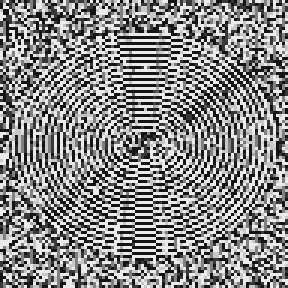
#> input picture data/fingerprint_1771206679.png, 96 x 96 px (shown 3 times larger)
$ python -i fingerprint_styler.py   (imports and definitions only)   (older library calls are emulated)
#> lines starting #> are read from the running program, lines starting #| are printed output that depends on the picture
#> further down, picture is the input picture: shape (96, 96); min 20, max 235, mean 134.4
# src/fingerprint_styler.py
import cv2
import numpy as np
import os
from skimage import exposure, filters
import random

class FingerprintStyler:
    """
    Transforms R307 digital output to look like real fingerprint images.
    """

    def __init__(self, reference_images_path='../data/reference_fingerprints/'):
        self.reference_images_path = reference_images_path
        self.reference_images = []
        self.load_reference_images()

    def load_reference_images(self):
        """Load real fingerprint images for style reference."""
        if os.path.exists(self.reference_images_path):
            for f in os.listdir(self.reference_images_path):
                if f.endswith(('.png', '.bmp', '.jpg')):
                    img = cv2.imread(os.path.join(self.reference_images_path, f), cv2.IMREAD_GRAYSCALE)
                    if img is not None:
                        img = cv2.resize(img, (96, 96))
                        self.reference_images.append(img)

        # If no reference images, create synthetic ones
        if not self.reference_images:
            self.create_synthetic_references()

    def create_synthetic_references(self):
        """Create synthetic fingerprint patterns as reference."""
        for _ in range(5):
            img = np.zeros((96, 96), dtype=np.uint8)
            center = 48

            # Create fingerprint-like patterns
            for r in range(10, 45, 5):
                cv2.ellipse(img, (center, center), (r, r-2), 0, 0, 360, 200, 1)
                cv2.ellipse(img, (center-2, center-2), (r+1, r-1), 10, 0, 360, 150, 1)

            # Add minutiae
            for _ in range(10):
                x = random.randint(20, 75)
                y = random.randint(20, 75)
                cv2.circle(img, (x, y), 1, 255, -1)

            # Add noise
            noise = np.random.randint(0, 30, img.shape, dtype=np.uint8)
            img = cv2.add(img, noise)

            self.reference_images.append(img)

    def apply_style_transfer(self, r307_image):
        """
        Transform R307 digital output to look like real fingerprint.
        """
        # Ensure image is uint8
        if r307_image.dtype != np.uint8:
            r307_image = cv2.normalize(r307_image, None, 0, 255, cv2.NORM_MINMAX).astype(np.uint8)

        # Step 1: Enhance contrast to make ridges visible
        enhanced = cv2.equalizeHist(r307_image)

        # Step 2: Apply adaptive thresholding to get ridge pattern
        binary = cv2.adaptiveThreshold(
            enhanced, 255,
            cv2.ADAPTIVE_THRESH_GAUSSIAN_C,
            cv2.THRESH_BINARY, 11, 2
        )
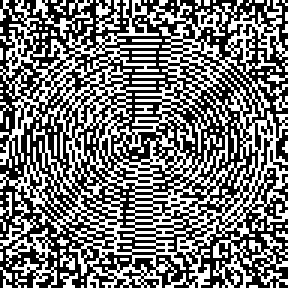
#> binary: shape (96, 96) (shown 3 times larger); 45.9% white in thin lines or dots

        # Step 3: Apply morphological operations to clean up
        kernel = np.ones((2,2), np.uint8)
        binary = cv2.morphologyEx(binary, cv2.MORPH_CLOSE, kernel)
#> binary: shape (96, 96); 83.9% white; black in thin lines or dots
        binary = cv2.morphologyEx(binary, cv2.MORPH_OPEN, kernel)
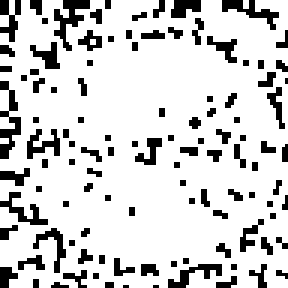
#> binary: shape (96, 96) (shown 3 times larger); 82.1% white; black in thin lines or dots

        # Step 4: Create gradient-based ridge enhancement
        sobelx = cv2.Sobel(enhanced, cv2.CV_64F, 1, 0, ksize=3)
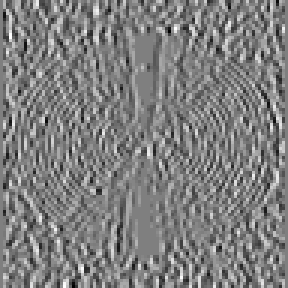
#> sobelx: shape (96, 96) float64 (shown 3 times larger); min -1020, max 1020, mean 0.5; drawn with min black and max white
        sobely = cv2.Sobel(enhanced, cv2.CV_64F, 0, 1, ksize=3)
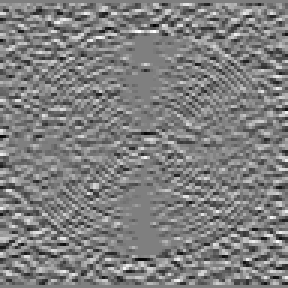
#> sobely: shape (96, 96) float64 (shown 3 times larger); min -974, max 974, mean 0.4; drawn with min black and max white
        gradient = np.sqrt(sobelx**2 + sobely**2)
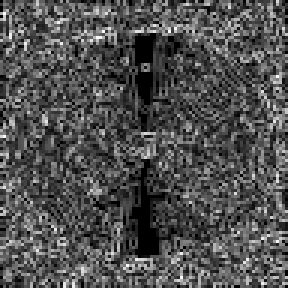
#> gradient: shape (96, 96) float64 (shown 3 times larger); min 0, max 1102.3, mean 349.1; drawn with min black and max white
        gradient = cv2.normalize(gradient, None, 0, 255, cv2.NORM_MINMAX).astype(np.uint8)

        # Step 5: Combine binary and gradient for natural look
        combined = cv2.addWeighted(binary, 0.6, gradient, 0.4, 0)
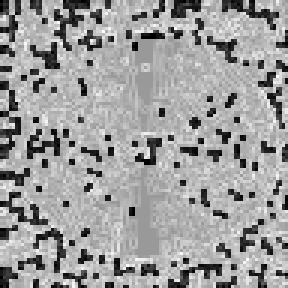
#> combined: shape (96, 96) (shown 3 times larger); min 0, max 253, mean 157.7

        # Step 6: Apply Gabor filter for ridge enhancement
        g_kernel = cv2.getGaborKernel((5,5), 4.0, np.pi/4, 8.0, 0.5, 0, ktype=cv2.CV_32F)
        gabor = cv2.filter2D(enhanced, cv2.CV_8UC3, g_kernel)
#> gabor: shape (96, 96); every value is 255

        # Step 7: Blend with reference style if available
        if self.reference_images:
            ref = random.choice(self.reference_images)

            # Match histogram to reference
            matched = exposure.match_histograms(combined, ref)
            matched = matched.astype(np.uint8)
        else:
            matched = combined

        # Step 8: Add realistic noise texture
        texture = np.random.normal(0, 5, matched.shape).astype(np.int16)
        textured = np.clip(matched.astype(np.int16) + texture, 0, 255).astype(np.uint8)

        # Step 9: Final enhancement
        final = cv2.bilateralFilter(textured, 5, 50, 50)
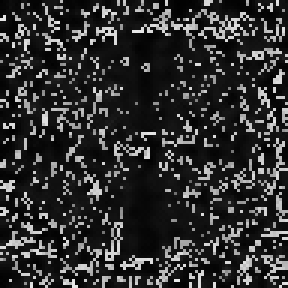
#> final: shape (96, 96) (shown 3 times larger); min 1, max 234, mean 48.5

        return final

    def batch_style_transfer(self, r307_images):
        """Apply style transfer to multiple images."""
        return [self.apply_style_transfer(img) for img in r307_images]


class FingerprintAugmenter:
    """
    Creates multiple variations of captured fingerprints for better training.
    """

    # [87 lines left out: functions augment_fingerprint, test_styler, not called in this run]


# [2 lines not run here, left out]

>>> import cv2
>>> picture = cv2.imread('../data/fingerprint_1771206679.png', cv2.IMREAD_GRAYSCALE)
>>> result = FingerprintStyler().apply_style_transfer(picture)
